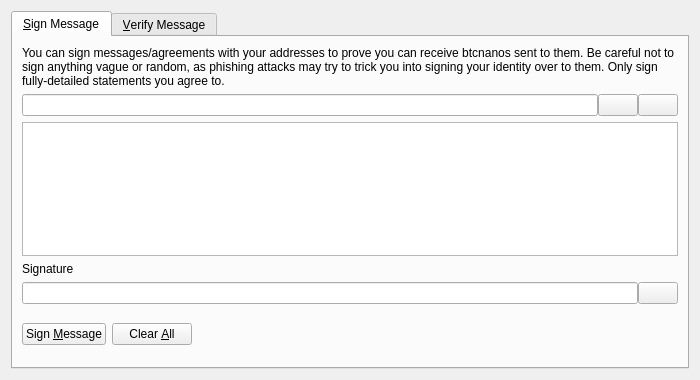
<?xml version="1.0" encoding="UTF-8"?>
<ui version="4.0">
 <class>SignVerifyMessageDialog</class>
 <widget class="QDialog" name="SignVerifyMessageDialog">
  <property name="geometry">
   <rect>
    <x>0</x>
    <y>0</y>
    <width>700</width>
    <height>380</height>
   </rect>
  </property>
  <property name="windowTitle">
   <string>Signatures - Sign / Verify a Message</string>
  </property>
  <property name="modal">
   <bool>true</bool>
  </property>
  <layout class="QVBoxLayout" name="verticalLayout">
   <item>
    <widget class="QTabWidget" name="tabWidget">
     <property name="currentIndex">
      <number>0</number>
     </property>
     <widget class="QWidget" name="tabSignMessage">
      <attribute name="title">
       <string>&amp;Sign Message</string>
      </attribute>
      <layout class="QVBoxLayout" name="verticalLayout_SM">
       <item>
        <widget class="QLabel" name="infoLabel_SM">
         <property name="text">
          <string>You can sign messages/agreements with your addresses to prove you can receive btcnanos sent to them. Be careful not to sign anything vague or random, as phishing attacks may try to trick you into signing your identity over to them. Only sign fully-detailed statements you agree to.</string>
         </property>
         <property name="textFormat">
          <enum>Qt::PlainText</enum>
         </property>
         <property name="wordWrap">
          <bool>true</bool>
         </property>
        </widget>
       </item>
       <item>
        <layout class="QHBoxLayout" name="horizontalLayout_1_SM">
         <property name="spacing">
          <number>0</number>
         </property>
         <item>
          <widget class="QValidatedLineEdit" name="addressIn_SM">
           <property name="toolTip">
            <string>The Btcnano address to sign the message with</string>
           </property>
          </widget>
         </item>
         <item>
          <widget class="QPushButton" name="addressBookButton_SM">
           <property name="toolTip">
            <string>Choose previously used address</string>
           </property>
           <property name="text">
            <string/>
           </property>
           <property name="icon">
            <iconset resource="../btcnano.qrc">
             <normaloff>:/icons/address-book</normaloff>:/icons/address-book</iconset>
           </property>
           <property name="shortcut">
            <string>Alt+A</string>
           </property>
           <property name="autoDefault">
            <bool>false</bool>
           </property>
          </widget>
         </item>
         <item>
          <widget class="QPushButton" name="pasteButton_SM">
           <property name="toolTip">
            <string>Paste address from clipboard</string>
           </property>
           <property name="text">
            <string/>
           </property>
           <property name="icon">
            <iconset resource="../btcnano.qrc">
             <normaloff>:/icons/editpaste</normaloff>:/icons/editpaste</iconset>
           </property>
           <property name="shortcut">
            <string>Alt+P</string>
           </property>
           <property name="autoDefault">
            <bool>false</bool>
           </property>
          </widget>
         </item>
        </layout>
       </item>
       <item>
        <widget class="QPlainTextEdit" name="messageIn_SM">
         <property name="toolTip">
          <string>Enter the message you want to sign here</string>
         </property>
        </widget>
       </item>
       <item>
        <widget class="QLabel" name="signatureLabel_SM">
         <property name="text">
          <string>Signature</string>
         </property>
         <property name="textFormat">
          <enum>Qt::PlainText</enum>
         </property>
        </widget>
       </item>
       <item>
        <layout class="QHBoxLayout" name="horizontalLayout_2_SM">
         <property name="spacing">
          <number>0</number>
         </property>
         <item>
          <widget class="QLineEdit" name="signatureOut_SM">
           <property name="font">
            <font>
             <italic>true</italic>
            </font>
           </property>
           <property name="readOnly">
            <bool>true</bool>
           </property>
          </widget>
         </item>
         <item>
          <widget class="QPushButton" name="copySignatureButton_SM">
           <property name="toolTip">
            <string>Copy the current signature to the system clipboard</string>
           </property>
           <property name="text">
            <string/>
           </property>
           <property name="icon">
            <iconset resource="../btcnano.qrc">
             <normaloff>:/icons/editcopy</normaloff>:/icons/editcopy</iconset>
           </property>
           <property name="autoDefault">
            <bool>false</bool>
           </property>
          </widget>
         </item>
        </layout>
       </item>
       <item>
        <layout class="QHBoxLayout" name="horizontalLayout_3_SM">
         <item>
          <widget class="QPushButton" name="signMessageButton_SM">
           <property name="toolTip">
            <string>Sign the message to prove you own this Btcnano address</string>
           </property>
           <property name="text">
            <string>Sign &amp;Message</string>
           </property>
           <property name="icon">
            <iconset resource="../btcnano.qrc">
             <normaloff>:/icons/edit</normaloff>:/icons/edit</iconset>
           </property>
           <property name="autoDefault">
            <bool>false</bool>
           </property>
          </widget>
         </item>
         <item>
          <widget class="QPushButton" name="clearButton_SM">
           <property name="toolTip">
            <string>Reset all sign message fields</string>
           </property>
           <property name="text">
            <string>Clear &amp;All</string>
           </property>
           <property name="icon">
            <iconset resource="../btcnano.qrc">
             <normaloff>:/icons/remove</normaloff>:/icons/remove</iconset>
           </property>
           <property name="autoDefault">
            <bool>false</bool>
           </property>
          </widget>
         </item>
         <item>
          <spacer name="horizontalSpacer_1_SM">
           <property name="orientation">
            <enum>Qt::Horizontal</enum>
           </property>
           <property name="sizeHint" stdset="0">
            <size>
             <width>40</width>
             <height>48</height>
            </size>
           </property>
          </spacer>
         </item>
         <item>
          <widget class="QLabel" name="statusLabel_SM">
           <property name="font">
            <font>
             <weight>75</weight>
             <bold>true</bold>
            </font>
           </property>
           <property name="text">
            <string/>
           </property>
           <property name="wordWrap">
            <bool>true</bool>
           </property>
          </widget>
         </item>
         <item>
          <spacer name="horizontalSpacer_2_SM">
           <property name="orientation">
            <enum>Qt::Horizontal</enum>
           </property>
           <property name="sizeHint" stdset="0">
            <size>
             <width>40</width>
             <height>48</height>
            </size>
           </property>
          </spacer>
         </item>
        </layout>
       </item>
      </layout>
     </widget>
     <widget class="QWidget" name="tabVerifyMessage">
      <attribute name="title">
       <string>&amp;Verify Message</string>
      </attribute>
      <layout class="QVBoxLayout" name="verticalLayout_VM">
       <item>
        <widget class="QLabel" name="infoLabel_VM">
         <property name="text">
          <string>Enter the receiver's address, message (ensure you copy line breaks, spaces, tabs, etc. exactly) and signature below to verify the message. Be careful not to read more into the signature than what is in the signed message itself, to avoid being tricked by a man-in-the-middle attack. Note that this only proves the signing party receives with the address, it cannot prove sendership of any transaction!</string>
         </property>
         <property name="textFormat">
          <enum>Qt::PlainText</enum>
         </property>
         <property name="alignment">
          <set>Qt::AlignLeading|Qt::AlignLeft|Qt::AlignTop</set>
         </property>
         <property name="wordWrap">
          <bool>true</bool>
         </property>
        </widget>
       </item>
       <item>
        <layout class="QHBoxLayout" name="horizontalLayout_1_VM">
         <property name="spacing">
          <number>0</number>
         </property>
         <item>
          <widget class="QValidatedLineEdit" name="addressIn_VM">
           <property name="toolTip">
            <string>The Btcnano address the message was signed with</string>
           </property>
          </widget>
         </item>
         <item>
          <widget class="QPushButton" name="addressBookButton_VM">
           <property name="toolTip">
            <string>Choose previously used address</string>
           </property>
           <property name="text">
            <string/>
           </property>
           <property name="icon">
            <iconset resource="../btcnano.qrc">
             <normaloff>:/icons/address-book</normaloff>:/icons/address-book</iconset>
           </property>
           <property name="shortcut">
            <string>Alt+A</string>
           </property>
           <property name="autoDefault">
            <bool>false</bool>
           </property>
          </widget>
         </item>
        </layout>
       </item>
       <item>
        <widget class="QPlainTextEdit" name="messageIn_VM"/>
       </item>
       <item>
        <widget class="QValidatedLineEdit" name="signatureIn_VM"/>
       </item>
       <item>
        <layout class="QHBoxLayout" name="horizontalLayout_2_VM">
         <item>
          <widget class="QPushButton" name="verifyMessageButton_VM">
           <property name="toolTip">
            <string>Verify the message to ensure it was signed with the specified Btcnano address</string>
           </property>
           <property name="text">
            <string>Verify &amp;Message</string>
           </property>
           <property name="icon">
            <iconset resource="../btcnano.qrc">
             <normaloff>:/icons/transaction_0</normaloff>:/icons/transaction_0</iconset>
           </property>
           <property name="autoDefault">
            <bool>false</bool>
           </property>
          </widget>
         </item>
         <item>
          <widget class="QPushButton" name="clearButton_VM">
           <property name="toolTip">
            <string>Reset all verify message fields</string>
           </property>
           <property name="text">
            <string>Clear &amp;All</string>
           </property>
           <property name="icon">
            <iconset resource="../btcnano.qrc">
             <normaloff>:/icons/remove</normaloff>:/icons/remove</iconset>
           </property>
           <property name="autoDefault">
            <bool>false</bool>
           </property>
          </widget>
         </item>
         <item>
          <spacer name="horizontalSpacer_1_VM">
           <property name="orientation">
            <enum>Qt::Horizontal</enum>
           </property>
           <property name="sizeHint" stdset="0">
            <size>
             <width>40</width>
             <height>48</height>
            </size>
           </property>
          </spacer>
         </item>
         <item>
          <widget class="QLabel" name="statusLabel_VM">
           <property name="font">
            <font>
             <weight>75</weight>
             <bold>true</bold>
            </font>
           </property>
           <property name="text">
            <string/>
           </property>
           <property name="wordWrap">
            <bool>true</bool>
           </property>
          </widget>
         </item>
         <item>
          <spacer name="horizontalSpacer_2_VM">
           <property name="orientation">
            <enum>Qt::Horizontal</enum>
           </property>
           <property name="sizeHint" stdset="0">
            <size>
             <width>40</width>
             <height>48</height>
            </size>
           </property>
          </spacer>
         </item>
        </layout>
       </item>
      </layout>
     </widget>
    </widget>
   </item>
  </layout>
 </widget>
 <customwidgets>
  <customwidget>
   <class>QValidatedLineEdit</class>
   <extends>QLineEdit</extends>
   <header>qvalidatedlineedit.h</header>
  </customwidget>
 </customwidgets>
 <resources>
  <include location="../btcnano.qrc"/>
 </resources>
 <connections/>
</ui>
